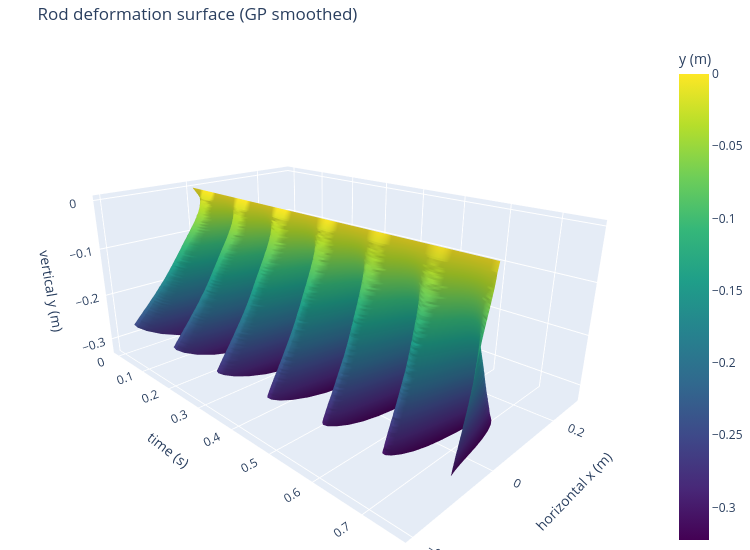

This figure's notebook cell:
### Markdown cell above
## Step 4 — 3D surface: GP smoothed x(t, node)

### Code cell
import numpy as np
import plotly.graph_objects as go

# Subsample frames for speed (every 4th frame)
_stride = 1
_frames = np.arange(0, n_frames, _stride)
_n_pts  = N_TRAIN_PTS

# Build grids using physical GP positions — same layout as raw data surface
X_grid_gp = x_gp_all[_frames, :].T                        # (n_pts, n_t)  GP horizontal position
T_grid_gp = np.tile(t_raw[_frames], (_n_pts, 1))           # (n_pts, n_t)  time
Y_grid_gp = y_gp_all[_frames, :].T                        # (n_pts, n_t)  GP vertical position

# ── Plotly 3D surface: GP smoothed x vs y (horizontal position on y-axis) ─
fig3d = go.Figure(go.Surface(
    x=T_grid_gp,
    y=X_grid_gp,
    z=Y_grid_gp,
    colorscale='viridis',
    colorbar=dict(title='y (m)'),
))
fig3d.update_layout(
    title='Rod deformation surface (GP smoothed)',
    scene=dict(
        xaxis_title='time (s)',
        yaxis_title='horizontal x (m)',
        zaxis_title='vertical y (m)',
        camera=dict(eye=dict(x=1.5, y=-1.5, z=0.8))
    ),
    width=750, height=550, margin=dict(l=0, r=0, t=40, b=0)
)
fig3d.show()

### Figure 1 — Plotly figure (JSON) as saved in the notebook; plotly's stock layout.template omitted (floating-point values rounded to 4 significant figures; data arrays with more than 128 entries replaced by an {"elided": "..."} marker saying what was removed)
{"data": [{"colorbar": {"title": {"text": "y (m)"}}, "colorscale": [[0, "#440154"], [0.1111, "#482878"], [0.2222, "#3e4989"], [0.3333, "#31688e"], [0.4444, "#26828e"], [0.5556, "#1f9e89"], [0.6667, "#35b779"], [0.7778, "#6ece58"], [0.8889, "#b5de2b"], [1, "#fde725"]], "type": "surface", "x": {"elided": "100x147 float values"}, "y": {"elided": "100x147 float values"}, "z": {"elided": "100x147 float values"}}], "layout": {"height": 550, "margin": {"b": 0, "l": 0, "r": 0, "t": 40}, "scene": {"camera": {"eye": {"x": 1.5, "y": -1.5, "z": 0.8}}, "xaxis": {"title": {"text": "time (s)"}}, "yaxis": {"title": {"text": "horizontal x (m)"}}, "zaxis": {"title": {"text": "vertical y (m)"}}}, "title": {"text": "Rod deformation surface (GP smoothed)"}, "width": 750}}
